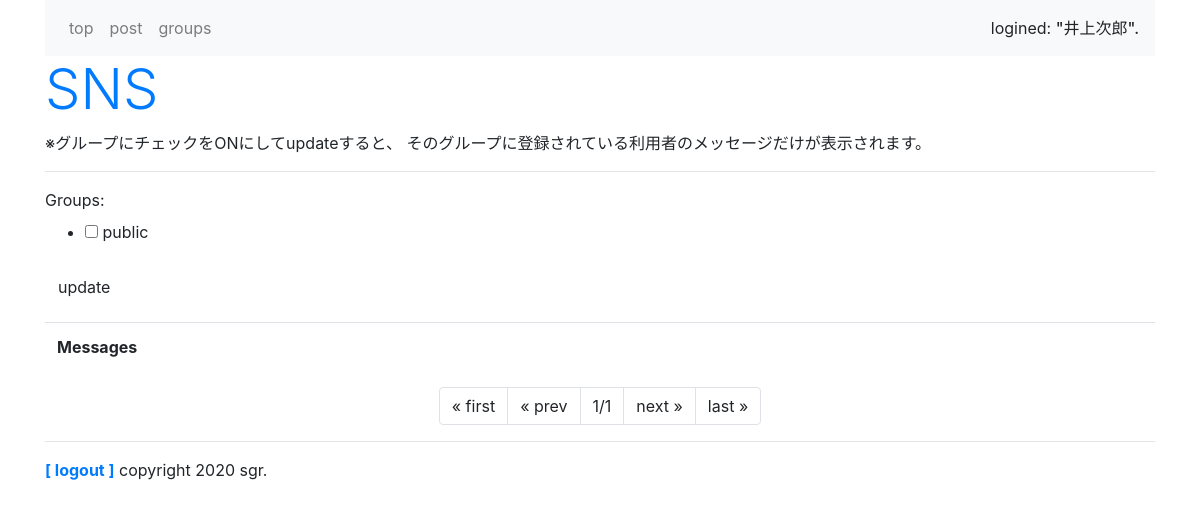
Before: /sns/ (signed in) with the older database file.
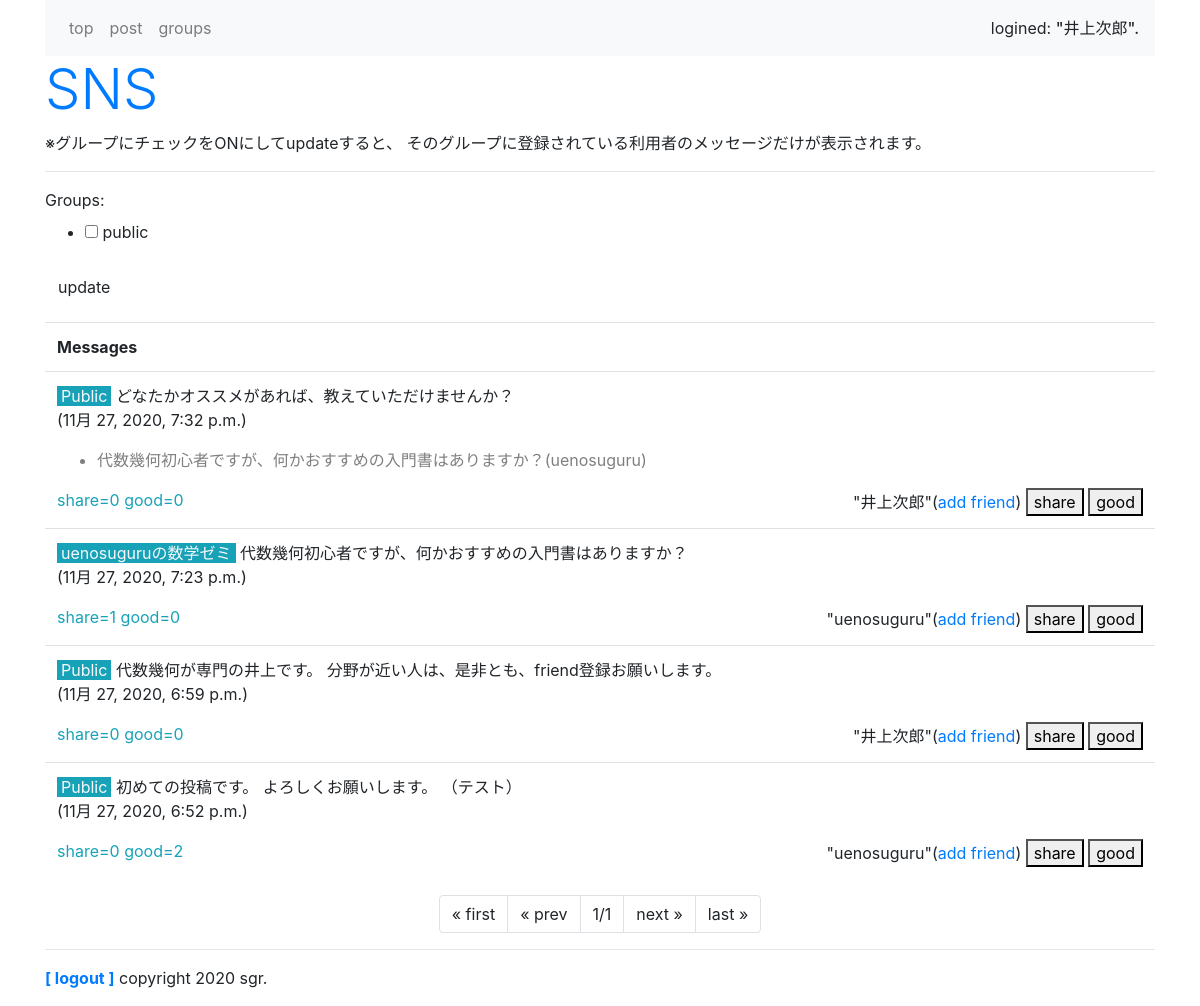
After: the same page with the newer database file.
### sns/models.py (models this page shows, shortened)
class Message(models.Model):
  owner = models.ForeignKey(User, on_delete=models.CASCADE, related_name='message_owner')
  group = models.ForeignKey('Group',on_delete=models.CASCADE)
  content = models.TextField(max_length=1000)
  share_id = models.IntegerField(default=-1)
  good_count = models.IntegerField(default=0)
  share_count = models.IntegerField(default=0)
  put_date = models.DateTimeField(auto_now_add=True)
  def __str__(self):
    return str(self.content) + '(' + str(self.owner) + ')'
  def get_share(self):
    return Message.objects.get(id=self.share_id)
  class Meta:
    ordering = ('-put_date',)

class Group(models.Model):
  owner = models.ForeignKey(User, on_delete=models.CASCADE, related_name='group_owner')
  title = models.CharField(max_length=100)

### sns/views.py (the view)
# urls.py: path('', views.index, name = "index"),
@login_required(login_url='/admin/login/')
def index(request, page=1):
  (public_user, public_group) = get_public()
  if request.method == 'POST':
    checkform = GroupCheckForm(request.user, request.POST)
    glist = []
    for item in request.POST.getlist('groups'):
      glist.append(item)
    messages = get_your_group_message(request.user, glist, page)
  else:
    checkform = GroupCheckForm(request.user)
    gps = Group.objects.filter(owner=request.user)
    glist = [public_group.title]
    for item in gps:
      glist.append(item)
    messages = get_your_group_message(request.user, glist, page)
  params = {
    'login_user':request.user,
    'contents':messages,
    'check_form':checkform,
  }
  return render(request, 'sns/index.html', params)

### sns/forms.py
class GroupCheckForm(forms.Form):
  def __init__(self, user, *args, **kwargs):
    super(GroupCheckForm, self).__init__(*args, **kwargs)
    public = User.objects.filter(username='public').first()
    self.fields['groups'] = forms.MultipleChoiceField(choices=[(item.title, item.title) for item in Group.objects.filter(owner__in=[user, public])], widget=forms.CheckboxSelectMultiple(),)

### sns/views.py (called while the page is built)
def get_your_group_message(owner, glist, page):
  page_num = 10 #1ページあたりの表示数
  (public_user, public_group) = get_public()
  groups = Group.objects.filter(Q(owner=owner)|Q(owner=public_user)).filter(title__in=glist)
  me_friens = Friend.objects.filter(group__in=groups)
  me_users = []
  for f in me_friens:
    me_users.append(f.user)
  his_groups = Group.objects.filter(owner__in=me_users)
  his_friends = Friend.objects.filter(user=owner).filter(group__in=his_groups)
  me_groups = []
  for hf in his_friends:
    me_groups.append(hf.group)
  messages = Message.objects.filter(Q(group__in=groups)|Q(group__in=me_groups))
  page_item = Paginator(messages, page_num)
  return page_item.get_page(page)

### sns/templates/sns/index.html (shortened to what this page needs)
{% extends 'sns/layout.html' %}
{% block header %}
<h1 class="display-4 text-primary">SNS</h1>
<p>※グループにチェックをONにしてupdateすると、
  そのグループに登録されている利用者のメッセージだけが表示されます。
</p>
{% endblock %}
{% block content %}
<hr>
<div>
  <form action="{% url 'index' %}" method="POST" name="group_form">
    {{ check_form }}
    <div>
      <button class="btn rtn-primary">update</button>
    </div>
  </form>
</div>
<table class="table mt-3">
  <tr><th>Messages</th></tr>
  {% for item in contents %}
  <tr><td>
    <p class="my-0">
      {% if item.group.title == 'public' %}
      <span class="bg-info text-light px-1">Public</span>
      {% else %}
      <span class="bg-info text-light px-1">{{ item.group.title }}</span>
      {% endif %}
      {{ item.content }}
    </p>
    <p>({{ item.put_date }})</p>
    {% if item.share_id > 0 %}
    <ul><li class="text-black-50">{{item.get_share}}</li></ul>
    {% endif %}
    <span class="float-left text-info">share={{ item.share_count }} good={{ item.good_count }}</span>
    <span class="float-right">
      "{{ item.owner }}"(<a href="{% url 'add' %}?name={{item.owner}}">add friend</a>)
      <a href="{% url 'share' item.id %}"><button class="py-0">share</button></a>
      <a href="{% url 'good' item.id %}"><button class="py-0">good</button></a>
    </span>
  </td></tr>
  {% endfor %}
</table>
<ul class="pagination justify-content-center">
  {% if contents.has_previous %}
    <li class="page-item"><a href="javascript:sendGroupForm(1);" class="page-link">&laquo; first</a></li>
    <li class="page-item"><a href="javascript:sendGroupForm({{ contents.previous_page_number }});" class="page-link">&laquo; prev</a></li>
    {% else %}
    <li class="page-item"><a class="page-link">&laquo; first</a></li>
    <li class="page-item"><a class="page-link">&laquo; prev</a></li>
    {% endif %}
    <li class="page-item"><a class="page-link">{{contents.number}}/{{contents.paginator.num_pages}}</a></li>
    {% if contents.has_next %}
    <li class="page-item"><a href="javascript:sendGroupForm({{contents.next_page_number}});" class="page-link">next &raquo;</a></li>
    <li class="page-item"><a href="javascript:sendGroupForm({{contents.paginator.num_pages}});" class="page-link">last &raquo;</a></li>
    {% else %}
    <li class="page-item"><a class="page-link">next &raquo;</a></li>
    <li class="page-item"><a class="page-link">last &raquo;</a></li>
    {% endif %}
</ul>
{% endblock %}

Changed rows visible on the page:
added Message: shows "Public", content "どなたかオススメがあれば、教えていただけませんか？", put_date "11月 27, 2020, 7:32 p.m.", get_share "代数幾何初心者ですが、何かおすすめの入門書はありますか？(uenosuguru)", share_count "0", good_count "0", owner "井上次郎"
added Message: group "uenosuguruの数学ゼミ", content "代数幾何初心者ですが、何かおすすめの入門書はありますか？", put_date "11月 27, 2020, 7:23 p.m.", share_count "1", good_count "0", owner "uenosuguru"
added Message: shows "Public", content "代数幾何が専門の井上です。 分野が近い人は、是非とも、friend登録お願いします。", put_date "11月 27, 2020, 6:59 p.m.", share_count "0", good_count "0", owner "井上次郎"
added Message: shows "Public", content "初めての投稿です。 よろしくお願いします。 （テスト）", put_date "11月 27, 2020, 6:52 p.m.", share_count "0", good_count "2", owner "uenosuguru"
